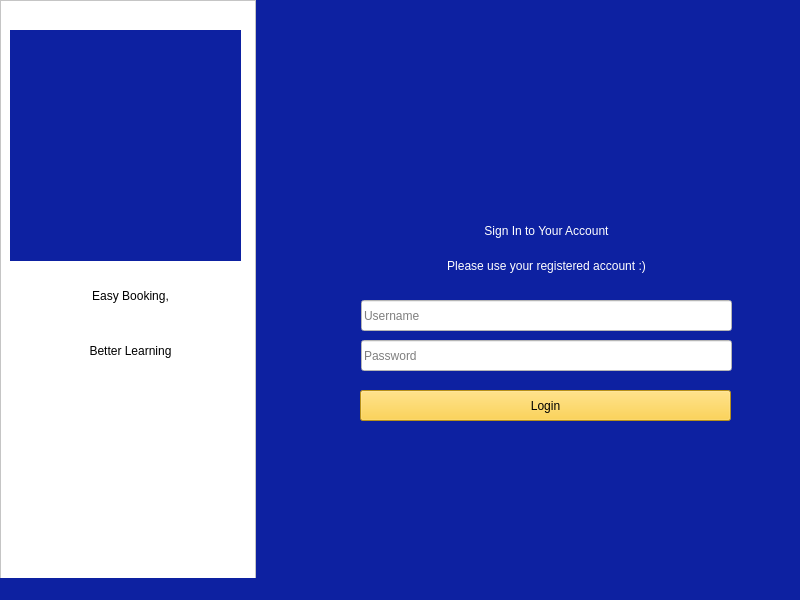
<?xml version="1.0" encoding="UTF-8"?>
<ui version="4.0">
 <class>MainWindow</class>
 <widget class="QMainWindow" name="MainWindow">
  <property name="geometry">
   <rect>
    <x>0</x>
    <y>0</y>
    <width>800</width>
    <height>600</height>
   </rect>
  </property>
  <property name="maximumSize">
   <size>
    <width>800</width>
    <height>600</height>
   </size>
  </property>
  <property name="windowTitle">
   <string>MainWindow</string>
  </property>
  <property name="styleSheet">
   <string notr="true">background-color: rgb(13, 33, 161);</string>
  </property>
  <widget class="QWidget" name="centralwidget">
   <widget class="QGraphicsView" name="graphicsView">
    <property name="geometry">
     <rect>
      <x>0</x>
      <y>0</y>
      <width>256</width>
      <height>601</height>
     </rect>
    </property>
    <property name="styleSheet">
     <string notr="true">background-color: rgb(255, 255, 255);</string>
    </property>
   </widget>
   <widget class="QLabel" name="welcomeLabel">
    <property name="geometry">
     <rect>
      <x>40</x>
      <y>270</y>
      <width>181</width>
      <height>51</height>
     </rect>
    </property>
    <property name="styleSheet">
     <string notr="true">font: 700 20pt &quot;Comic Sans MS&quot;;
background-color: rgb(255, 255, 255);
color: rgb(0, 0, 0);</string>
    </property>
    <property name="text">
     <string>Easy Booking,</string>
    </property>
    <property name="alignment">
     <set>Qt::AlignmentFlag::AlignCenter</set>
    </property>
   </widget>
   <widget class="QLabel" name="signInLabel">
    <property name="geometry">
     <rect>
      <x>281</x>
      <y>180</y>
      <width>531</width>
      <height>101</height>
     </rect>
    </property>
    <property name="minimumSize">
     <size>
      <width>531</width>
      <height>101</height>
     </size>
    </property>
    <property name="styleSheet">
     <string notr="true">font: 700 26pt &quot;Comic Sans MS&quot;;
color:rgb(255, 255, 255);</string>
    </property>
    <property name="text">
     <string>Sign In to Your Account</string>
    </property>
    <property name="alignment">
     <set>Qt::AlignmentFlag::AlignCenter</set>
    </property>
   </widget>
   <widget class="QLabel" name="pleaseLabel">
    <property name="geometry">
     <rect>
      <x>281</x>
      <y>250</y>
      <width>531</width>
      <height>31</height>
     </rect>
    </property>
    <property name="minimumSize">
     <size>
      <width>531</width>
      <height>21</height>
     </size>
    </property>
    <property name="styleSheet">
     <string notr="true">font: 200 15pt &quot;Comic Sans MS&quot;;
color:rgb(255, 255, 255);</string>
    </property>
    <property name="text">
     <string>Please use your registered account :)</string>
    </property>
    <property name="alignment">
     <set>Qt::AlignmentFlag::AlignCenter</set>
    </property>
   </widget>
   <widget class="QLineEdit" name="usernameLineEdit">
    <property name="geometry">
     <rect>
      <x>361</x>
      <y>300</y>
      <width>371</width>
      <height>31</height>
     </rect>
    </property>
    <property name="styleSheet">
     <string notr="true">background-color: rgb(255, 255, 255);
font: 700 10pt &quot;Century Gothic&quot;;
color: rgb(0, 0, 0);</string>
    </property>
    <property name="text">
     <string/>
    </property>
    <property name="placeholderText">
     <string>Username</string>
    </property>
   </widget>
   <widget class="QLineEdit" name="passwordLineEdit">
    <property name="geometry">
     <rect>
      <x>361</x>
      <y>340</y>
      <width>371</width>
      <height>31</height>
     </rect>
    </property>
    <property name="styleSheet">
     <string notr="true">background-color: rgb(255, 255, 255);
font: 700 10pt &quot;Century Gothic&quot;;
color: rgb(0, 0, 0);</string>
    </property>
    <property name="placeholderText">
     <string>Password</string>
    </property>
   </widget>
   <widget class="QPushButton" name="logInButton">
    <property name="geometry">
     <rect>
      <x>360</x>
      <y>390</y>
      <width>371</width>
      <height>31</height>
     </rect>
    </property>
    <property name="styleSheet">
     <string notr="true">color: rgb(0, 0, 0);
background-color: rgb(255, 201, 37);
font: 700 10pt &quot;Century Gothic&quot;;</string>
    </property>
    <property name="text">
     <string>Login</string>
    </property>
   </widget>
   <widget class="QLabel" name="LibSpaceLogo">
    <property name="geometry">
     <rect>
      <x>10</x>
      <y>30</y>
      <width>231</width>
      <height>231</height>
     </rect>
    </property>
    <property name="styleSheet">
     <string notr="true"/>
    </property>
    <property name="text">
     <string/>
    </property>
    <property name="pixmap">
     <pixmap>../../../Downloads/LIBSPACE FT/2.png</pixmap>
    </property>
    <property name="scaledContents">
     <bool>true</bool>
    </property>
   </widget>
   <widget class="QLabel" name="welcomeLabel_2">
    <property name="geometry">
     <rect>
      <x>30</x>
      <y>320</y>
      <width>201</width>
      <height>61</height>
     </rect>
    </property>
    <property name="styleSheet">
     <string notr="true">font: 700 19pt &quot;Comic Sans MS&quot;;
color: rgb(0, 0, 0);
background-color: rgb(255, 255, 255);</string>
    </property>
    <property name="text">
     <string>Better Learning</string>
    </property>
    <property name="alignment">
     <set>Qt::AlignmentFlag::AlignCenter</set>
    </property>
   </widget>
  </widget>
  <widget class="QMenuBar" name="menubar">
   <property name="geometry">
    <rect>
     <x>0</x>
     <y>0</y>
     <width>800</width>
     <height>17</height>
    </rect>
   </property>
  </widget>
  <widget class="QStatusBar" name="statusbar"/>
 </widget>
 <resources/>
 <connections/>
</ui>
